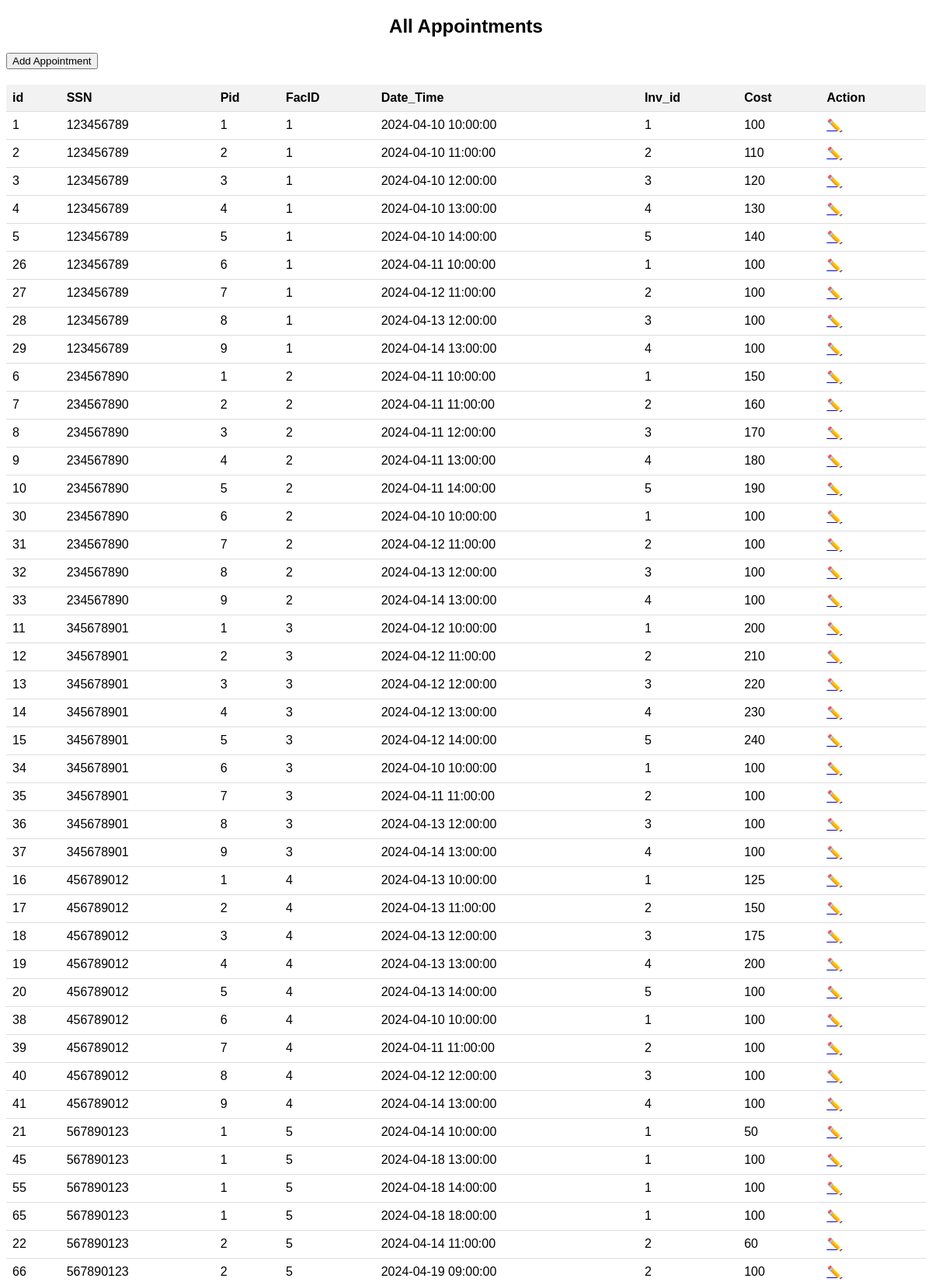
/modules/pm/appointments/appointments.php (upper part), run on the app's committed database.
### tables this page shows
CREATE TABLE `Appointment` (
  `id` int(10) NOT NULL AUTO_INCREMENT,
  `FacID` int(10) NOT NULL,
  `SSN` varchar(50) NOT NULL,
  `Pid` int(10) NOT NULL,
  `Date_Time` timestamp NULL DEFAULT current_timestamp(),
  `Inv_id` int(10) DEFAULT NULL,
  `Cost` int(10) DEFAULT NULL,
  UNIQUE(`id`),
  PRIMARY KEY (`SSN`, `Pid`, `FacID`, `Date_Time`),
  CONSTRAINT appointment_fk_emp FOREIGN KEY (`SSN`) REFERENCES `Doctor` (`SSN`),
  CONSTRAINT appointment_fk_patient FOREIGN KEY (`Pid`) REFERENCES `Patient` (`Pid`),
  CONSTRAINT appointment_fk_facility FOREIGN KEY (`FacID`) REFERENCES `Facility` (`FacID`),
  CONSTRAINT appointment_fk_invoice FOREIGN KEY (`Inv_id`) REFERENCES `Invoice` (`Inv_id`)
);

### modules/pm/appointments/appointments.php (the view, shortened to what this page needs)
<!DOCTYPE html>
<html lang="en">
<head>
</head>
<body>
<h2>All Appointments</h2>
<button class="add-appointment-btn" onclick="location.href='add_appointment.php'">Add Appointment</button>
<table>
    <thead>
        <tr>
			<th>id</th>
            <th>SSN</th>
            <th>Pid</th>
            <th>FacID</th>
            <th>Date_Time</th>
			<th>Inv_id</th>
            <th>Cost</th>
            <th>Action</th>
        </tr>
    </thead>
    <tbody>
        <?php
        include("config.php");
        $sql = "SELECT id, SSN, Pid, FacID, Date_Time, Inv_id, Cost
                FROM Appointment
                ORDER BY SSN";
        $result = mysqli_query($con, $sql);
        if (mysqli_num_rows($result) > 0) {
            while ($row = mysqli_fetch_assoc($result)) {
                ?>
                <tr>
                    <td><?php echo $row['id']; ?></td>
                    <td><?php echo $row['SSN']; ?></td>
                    <td><?php echo $row['Pid']; ?></td>
                    <td><?php echo $row['FacID']; ?></td>
                    <td><?php echo $row['Date_Time']; ?></td>
                    <td><?php echo $row['Inv_id']; ?></td>
                    <td><?php echo $row['Cost']; ?></td>
                    <td>
						<a href="edit_appointment.php?id=<?php echo $row['id']; ?>" class="edit-btn">✏️</a>
                    </td>
                </tr>
                <?php
            }
        } else {
            echo "<tr><td colspan='6'>No appointments found</td></tr>";
        }
        ?>
    </tbody>
</table>
</body>
</html>

### modules/pm/appointments/appointments.php (style rules this page uses)
body { font-family: Arial, sans-serif; }
h2 { text-align: center; }
table { width: 100%; border-collapse: collapse; margin-top: 20px; }
th, td { padding: 8px; text-align: left; border-bottom: 1px solid #ddd; }
th { background-color: #f2f2f2; }
.edit-btn, .delete-btn { background-color: transparent; border: none; cursor: pointer; }

### data on the page
appointment: id "1", SSN "123456789", Pid "1", FacID "1", Date_Time "2024-04-10 10:00:00", Inv "1", Cost "100"
appointment: id "2", SSN "123456789", Pid "2", FacID "1", Date_Time "2024-04-10 11:00:00", Inv "2", Cost "110"
appointment: id "3", SSN "123456789", Pid "3", FacID "1", Date_Time "2024-04-10 12:00:00", Inv "3", Cost "120"
appointment: id "4", SSN "123456789", Pid "4", FacID "1", Date_Time "2024-04-10 13:00:00", Inv "4", Cost "130"
appointment: id "5", SSN "123456789", Pid "5", FacID "1", Date_Time "2024-04-10 14:00:00", Inv "5", Cost "140"
appointment: id "26", SSN "123456789", Pid "6", FacID "1", Date_Time "2024-04-11 10:00:00", Inv "1", Cost "100"
appointment: id "27", SSN "123456789", Pid "7", FacID "1", Date_Time "2024-04-12 11:00:00", Inv "2", Cost "100"
appointment: id "28", SSN "123456789", Pid "8", FacID "1", Date_Time "2024-04-13 12:00:00", Inv "3", Cost "100"
appointment: id "29", SSN "123456789", Pid "9", FacID "1", Date_Time "2024-04-14 13:00:00", Inv "4", Cost "100"
appointment: id "6", SSN "234567890", Pid "1", FacID "2", Date_Time "2024-04-11 10:00:00", Inv "1", Cost "150"
appointment: id "7", SSN "234567890", Pid "2", FacID "2", Date_Time "2024-04-11 11:00:00", Inv "2", Cost "160"
appointment: id "8", SSN "234567890", Pid "3", FacID "2", Date_Time "2024-04-11 12:00:00", Inv "3", Cost "170"
appointment: id "9", SSN "234567890", Pid "4", FacID "2", Date_Time "2024-04-11 13:00:00", Inv "4", Cost "180"
appointment: id "10", SSN "234567890", Pid "5", FacID "2", Date_Time "2024-04-11 14:00:00", Inv "5", Cost "190"
appointment: id "30", SSN "234567890", Pid "6", FacID "2", Date_Time "2024-04-10 10:00:00", Inv "1", Cost "100"
appointment: id "31", SSN "234567890", Pid "7", FacID "2", Date_Time "2024-04-12 11:00:00", Inv "2", Cost "100"
appointment: id "32", SSN "234567890", Pid "8", FacID "2", Date_Time "2024-04-13 12:00:00", Inv "3", Cost "100"
appointment: id "33", SSN "234567890", Pid "9", FacID "2", Date_Time "2024-04-14 13:00:00", Inv "4", Cost "100"
appointment: id "11", SSN "345678901", Pid "1", FacID "3", Date_Time "2024-04-12 10:00:00", Inv "1", Cost "200"
appointment: id "12", SSN "345678901", Pid "2", FacID "3", Date_Time "2024-04-12 11:00:00", Inv "2", Cost "210"
appointment: id "13", SSN "345678901", Pid "3", FacID "3", Date_Time "2024-04-12 12:00:00", Inv "3", Cost "220"
appointment: id "14", SSN "345678901", Pid "4", FacID "3", Date_Time "2024-04-12 13:00:00", Inv "4", Cost "230"
appointment: id "15", SSN "345678901", Pid "5", FacID "3", Date_Time "2024-04-12 14:00:00", Inv "5", Cost "240"
appointment: id "34", SSN "345678901", Pid "6", FacID "3", Date_Time "2024-04-10 10:00:00", Inv "1", Cost "100"
appointment: id "35", SSN "345678901", Pid "7", FacID "3", Date_Time "2024-04-11 11:00:00", Inv "2", Cost "100"
appointment: id "36", SSN "345678901", Pid "8", FacID "3", Date_Time "2024-04-13 12:00:00", Inv "3", Cost "100"
appointment: id "37", SSN "345678901", Pid "9", FacID "3", Date_Time "2024-04-14 13:00:00", Inv "4", Cost "100"
appointment: id "16", SSN "456789012", Pid "1", FacID "4", Date_Time "2024-04-13 10:00:00", Inv "1", Cost "125"
appointment: id "17", SSN "456789012", Pid "2", FacID "4", Date_Time "2024-04-13 11:00:00", Inv "2", Cost "150"
appointment: id "18", SSN "456789012", Pid "3", FacID "4", Date_Time "2024-04-13 12:00:00", Inv "3", Cost "175"
appointment: id "19", SSN "456789012", Pid "4", FacID "4", Date_Time "2024-04-13 13:00:00", Inv "4", Cost "200"
appointment: id "20", SSN "456789012", Pid "5", FacID "4", Date_Time "2024-04-13 14:00:00", Inv "5", Cost "100"
appointment: id "38", SSN "456789012", Pid "6", FacID "4", Date_Time "2024-04-10 10:00:00", Inv "1", Cost "100"
appointment: id "39", SSN "456789012", Pid "7", FacID "4", Date_Time "2024-04-11 11:00:00", Inv "2", Cost "100"
appointment: id "40", SSN "456789012", Pid "8", FacID "4", Date_Time "2024-04-12 12:00:00", Inv "3", Cost "100"
appointment: id "41", SSN "456789012", Pid "9", FacID "4", Date_Time "2024-04-14 13:00:00", Inv "4", Cost "100"
appointment: id "21", SSN "567890123", Pid "1", FacID "5", Date_Time "2024-04-14 10:00:00", Inv "1", Cost "50"
appointment: id "45", SSN "567890123", Pid "1", FacID "5", Date_Time "2024-04-18 13:00:00", Inv "1", Cost "100"
appointment: id "55", SSN "567890123", Pid "1", FacID "5", Date_Time "2024-04-18 14:00:00", Inv "1", Cost "100"
appointment: id "65", SSN "567890123", Pid "1", FacID "5", Date_Time "2024-04-18 18:00:00", Inv "1", Cost "100"
appointment: id "22", SSN "567890123", Pid "2", FacID "5", Date_Time "2024-04-14 11:00:00", Inv "2", Cost "60"
appointment: id "66", SSN "567890123", Pid "2", FacID "5", Date_Time "2024-04-19 09:00:00", Inv "2", Cost "100"
